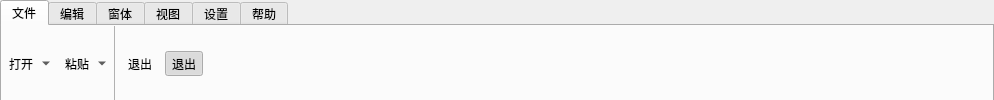
<?xml version="1.0" encoding="UTF-8"?>
<ui version="4.0">
 <class>QRibbon</class>
 <widget class="QMenuBar" name="QRibbon">
  <property name="geometry">
   <rect>
    <x>0</x>
    <y>0</y>
    <width>994</width>
    <height>100</height>
   </rect>
  </property>
  <property name="minimumSize">
   <size>
    <width>0</width>
    <height>100</height>
   </size>
  </property>
  <property name="maximumSize">
   <size>
    <width>16777215</width>
    <height>16777215</height>
   </size>
  </property>
  <property name="windowTitle">
   <string>Form</string>
  </property>
  <property name="windowOpacity">
   <double>1.000000000000000</double>
  </property>
  <property name="layoutDirection">
   <enum>Qt::LeftToRight</enum>
  </property>
  <property name="autoFillBackground">
   <bool>false</bool>
  </property>
  <property name="styleSheet">
   <string notr="true"/>
  </property>
  <property name="defaultUp">
   <bool>false</bool>
  </property>
  <property name="nativeMenuBar">
   <bool>false</bool>
  </property>
  <layout class="QHBoxLayout" name="horizontalLayout_3">
   <property name="leftMargin">
    <number>0</number>
   </property>
   <property name="topMargin">
    <number>0</number>
   </property>
   <property name="rightMargin">
    <number>0</number>
   </property>
   <property name="bottomMargin">
    <number>0</number>
   </property>
   <item>
    <widget class="QWidget" name="widgetContainer" native="true">
     <property name="enabled">
      <bool>true</bool>
     </property>
     <property name="minimumSize">
      <size>
       <width>0</width>
       <height>103</height>
      </size>
     </property>
     <property name="maximumSize">
      <size>
       <width>16777215</width>
       <height>16777215</height>
      </size>
     </property>
     <property name="autoFillBackground">
      <bool>false</bool>
     </property>
     <property name="styleSheet">
      <string notr="true">QProgressIndicator {
  qproperty-color: rgb(2, 65, 132);
}


QToolTip {
  border: 1px solid rgb(255,255,255);
  background: white;
  color: rgb(51, 51, 51);
}

/**********菜单栏**********/
QMenuBar {
  background: rgb(255,255,255);
  border: 1px solid rgb(255,255,255);
  border-left: none;
  border-right: none;
}

QMenuBar::item {
  border: 1px solid transparent;
  padding: 5px 10px 5px 10px;
  background: transparent;
}

QMenuBar::item:enabled {
  color: rgb(2, 65, 132);
}

QMenuBar::item:!enabled {
  color: rgb(155, 155, 155);
}

QMenuBar::item:enabled:selected {
  border-top-color: rgb(255,255,255);
  border-bottom-color: rgb(255,255,255);
  background: rgb(255,255,255);
}

/**********菜单**********/
QMenu {
  border: 1px solid rgb(255,255,255);
  background: rgb(255,255,255);
}

QMenu::item:enabled {
  color: rgb(84, 84, 84);
}

QMenu::item:!enabled {
  color: rgb(155, 155, 155);
}

QMenu::item:enabled:selected {
  color: rgb(2, 65, 132);
  background: rgba(255, 255, 255, 200);
}

QMenu::separator {
  height: 1px;
  background: rgb(255,255,255);
}

/**********状态栏**********/
QStatusBar {
  background: rgb(255,255,255);
  border: 1px solid rgb(255,255,255);
  border-left: none;
  border-right: none;
  border-bottom: none;
}

QStatusBar::item {
  border: none;
  border-right: 1px solid rgb(255,255,255);
}

/**********分组框**********/
QGroupBox {
  font-size: 15px;
  border: 1px solid rgb(43,87,154);
  border-radius: 4px;
  margin-top: 14px;
}

QGroupBox::title {
  color: rgb(56, 99, 154);
  top: -12px;
  left: 10px;
}

QHeaderView {
  border: none;
  border-bottom: 2px solid rgb(43,87,154);
  background: transparent;
  min-height: 30px;
}

QHeaderView::section:horizontal {
  border: none;
  color: rgb(2, 65, 132);
  background: transparent;
  padding-left: 5px;
}

QHeaderView::section:horizontal:hover {
  color: white;
  background: rgb(0, 78, 161);
}

QHeaderView::section:horizontal:pressed {
  color: white;
  background: rgb(6, 94, 187);
}

QHeaderView::section:!first {
  border-left: 1px solid rgba(0, 78, 161, 100);
}

QHeaderView::up-arrow {
  width: 13px;
  height: 11px;
  padding-right: 5px;
  image: url(:/White/topArrow);
  subcontrol-position: center right;
}

QHeaderView::up-arrow:hover,
QHeaderView::up-arrow:pressed {
  image: url(:/White/topArrowHover);
}

QHeaderView::down-arrow {
  width: 13px;
  height: 11px;
  padding-right: 5px;
  image: url(:/White/bottomArrow);
  subcontrol-position: center right;
}

QHeaderView::down-arrow:hover,
QHeaderView::down-arrow:pressed {
  image: url(:/White/bottomArrowHover);
}

QTableView {
  border: 1px solid rgb(43,87,154);
  background: rgb(255,255,255);
  gridline-color: lightgray;
}

QTableView::item {
  padding-left: 5px;
  padding-right: 5px;
  border: none;
  background: white;
  border-right: 1px solid rgb(255,255,255);
  border-bottom: 1px solid rgb(255,255,255);
}

QTableView::item:selected {
  color: rgba(0, 0, 0, 255);
  background: rgba(255, 255, 255, 100);
}

QTableView::item:selected:!active {
  color: rgb(65, 65, 65);
}

QTableView::indicator {
  width: 20px;
  height: 20px;
}

QTableView::indicator:enabled:unchecked {
  image: url(:/White/checkBox);
}

QTableView::indicator:enabled:unchecked:hover {
  image: url(:/White/checkBox);
}
/*QTableView::indicator:enabled:unchecked:pressed {
        image: url(:/White/checkBoxPressed);
}*/
QTableView::indicator:enabled:checked {
  image: url(:/White/checkBoxChecked);
}

QTableView::indicator:enabled:checked:hover {
  image: url(:/White/checkBoxChecked);
}

QTableView::indicator:enabled:checked:pressed {
  image: url(:/White/checkBoxCheckedPressed);
}

QTableView::indicator:enabled:indeterminate {
  image: url(:/White/checkBoxIndeterminate);
}

QTableView::indicator:enabled:indeterminate:hover {
  image: url(:/White/checkBoxIndeterminateHover);
}

QTableView::indicator:enabled:indeterminate:pressed {
  image: url(:/White/checkBoxIndeterminatePressed);
}

/**********滚动条-水平**********/
QScrollBar:horizontal {
  height: 20px;
  background: transparent;
  margin-top: 3px;
  margin-bottom: 3px;
}

QScrollBar::handle:horizontal {
  height: 20px;
  min-width: 30px;
  background: rgb(165, 195, 225);
  margin-left: 15px;
  margin-right: 15px;
}

QScrollBar::handle:horizontal:hover {
  background: rgb(165, 195, 225);
}

QScrollBar::sub-line:horizontal {
  width: 15px;
  background: transparent;
  image: url(:/White/arrowLeft);
  subcontrol-position: left;
}

QScrollBar::add-line:horizontal {
  width: 15px;
  background: transparent;
  image: url(:/White/arrowRight);
  subcontrol-position: right;
}

QScrollBar::sub-line:horizontal:hover {
  background: rgb(255,255,255);
}

QScrollBar::add-line:horizontal:hover {
  background: rgb(255,255,255);
}

QScrollBar::add-page:horizontal,
QScrollBar::sub-page:horizontal {
  background: transparent;
}

/**********滚动条-垂直**********/
QScrollBar:vertical {
  width: 20px;
  background: transparent;
  margin-left: 3px;
  margin-right: 3px;
}

QScrollBar::handle:vertical {
  width: 20px;
  min-height: 30px;
  background: rgb(165, 195, 225);
  margin-top: 15px;
  margin-bottom: 15px;
}

QScrollBar::handle:vertical:hover {
  background: rgb(165, 195, 225);
}

QScrollBar::sub-line:vertical {
  height: 15px;
  background: transparent;
  image: url(:/White/topArrow);
  subcontrol-position: top;
}

QScrollBar::add-line:vertical {
  height: 15px;
  background: transparent;
  image: url(:/White/bottomArrow);
  subcontrol-position: bottom;
}

QScrollBar::sub-line:vertical:hover {
  background: rgb(255,255,255);
}

QScrollBar::add-line:vertical:hover {
  background: rgb(255,255,255);
}

QScrollBar::add-page:vertical,
QScrollBar::sub-page:vertical {
  background: transparent;
}

QScrollBar#verticalScrollBar:vertical {
  margin-top: 30px;
}

/**********下拉列表**********/
QComboBox {
  height: 25px;
  border-radius: 4px;
  border: 1px solid rgb(43,87,154);
  background: transparent;
}

QComboBox:enabled {
  color: rgb(84, 84, 84);
}

QComboBox:!enabled {
  color: rgb(80, 80, 80);
}

QComboBox:enabled:hover,
QComboBox:enabled:focus {
  color: rgb(51, 51, 51);
}

QComboBox::drop-down {
  width: 20px;
  border: none;
  background: transparent;
}

QComboBox::drop-down:hover {
  background: rgba(255, 255, 255, 30);
}

QComboBox::down-arrow {
  width: 10px;
  height: 10px;
  image: url(:/White/arrowBottom);
}

QComboBox::down-arrow:on {
  /**top: 1px;**/
}

QComboBox QAbstractItemView {
  border: 1px solid rgb(255,255,255);
  background: white;
  outline: none;
}

QComboBox QAbstractItemView::item {
  height: 25px;
  color: rgb(73, 73, 73);
}

QComboBox QAbstractItemView::item:selected {
  background: rgb(255,255,255);
  color: rgb(2, 65, 132);
}

/**********进度条**********/
QProgressBar {
  border: none;
  text-align: center;
  color: white;
  background: rgb(173, 202, 232);
}

QProgressBar::chunk {
  background: rgb(16, 135, 209);
}

QProgressBar {
  border: none;
  text-align: center;
  color: white;
  background-color: transparent;
  background-image: url(&quot;:/White/progressBar&quot;);
  background-repeat: repeat-x;
}

QProgressBar::chunk {
  border: none;
  background-color: transparent;
  background-image: url(&quot;:/White/progressBarChunk&quot;);
  background-repeat: repeat-x;
}

/**********复选框**********/
QCheckBox {
  spacing: 5px;
}

QCheckBox:enabled:checked {
  color: rgb(2, 65, 132);
}

QCheckBox:enabled:!checked {
  color: rgb(70, 71, 73);
}

QCheckBox:enabled:hover {
  color: rgb(0, 78, 161);
}

QCheckBox:!enabled {
  color: rgb(80, 80, 80);
}

QCheckBox::indicator {
  width: 20px;
  height: 20px;
}

QCheckBox::indicator:unchecked {
  image: url(:/White/checkBox);
}

QCheckBox::indicator:unchecked:hover {
  image: url(:/White/checkBox);
}
/*QCheckBox::indicator:unchecked:pressed {
        image: url(:/White/checkBoxPressed);
}*/
QCheckBox::indicator:checked {
  image: url(:/White/checkBoxChecked);
}

QCheckBox::indicator:checked:hover {
  image: url(:/White/checkBoxChecked);
}
/*QCheckBox::indicator:checked:pressed {
        image: url(:/White/checkBoxCheckedPressed);
}
QCheckBox::indicator:indeterminate {
        image: url(:/White/checkBoxIndeterminate);
}*/
/*QCheckBox::indicator:indeterminate:hover {
        image: url(:/White/checkBoxIndeterminateHover);
}*/
/*QCheckBox::indicator:indeterminate:pressed {
        image: url(:/White/checkBoxIndeterminatePressed);
}*/

/**********单选框**********/
QRadioButton {
  spacing: 5px;
}

QRadioButton:enabled:checked {
  color: rgb(2, 65, 132);
}

QRadioButton:enabled:!checked {
  color: rgb(70, 71, 73);
}

QRadioButton:enabled:hover {
  color: rgb(0, 78, 161);
}

QRadioButton:!enabled {
  color: rgb(80, 80, 80);
}

QRadioButton::indicator {
  width: 20px;
  height: 20px;
}

QRadioButton::indicator:unchecked {
  image: url(:/White/radioButton);
}

QRadioButton::indicator:unchecked:hover {
  image: url(:/White/radioButton);
}

QRadioButton::indicator:unchecked:pressed {
  image: url(:/White/radioButton);
}

QRadioButton::indicator:checked {
  image: url(:/White/radioButtonChecked);
}

QRadioButton::indicator:checked:hover {
  image: url(:/White/radioButtonChecked);
}

QRadioButton::indicator:checked:pressed {
  image: url(:/White/radioButtonChecked);
}

/**********输入框**********/
QLineEdit {
  border-radius: 4px;
  height: 25px;
  border: 1px solid rgb(43,87,154);
  background: white;
}

QLineEdit:enabled {
  color: rgb(84, 84, 84);
}

QLineEdit:enabled:hover,
QLineEdit:enabled:focus {
  color: rgb(51, 51, 51);
}

QLineEdit:!enabled {
  color: rgb(80, 80, 80);
}

/**********文本编辑框**********/
QTextEdit {
  border: 1px solid rgb(43,87,154);
  color: rgb(70, 71, 73);
  background: rgb(255,255,255);
}

/**********滚动区域**********/
QScrollArea {
  border: 1px solid rgb(43,87,154);
  background: rgb(255,255,255);
}


/**********微调器**********/
QSpinBox,
QDoubleSpinBox {
  border-radius: 4px;
  min-height: 24px;
  min-width: 40px;
  border: 1px solid rgb(43,87,154);
  background: white;
}

QSpinBox:enabled,
QDoubleSpinBox:enabled {
  color: rgb(60, 60, 60);
}

QSpinBox:enabled:hover,
QSpinBox:enabled:focus {
  color: rgb(51, 51, 51);
}

QSpinBox:!enabled,
QDoubleSpinBox:!enabled {
  color: rgb(210, 210, 210);
  background: transparent;
}

QSpinBox::up-button,
QDoubleSpinBox::up-button {
  subcontrol-origin: border;
  subcontrol-position: top right; /* position at the top right corner */
  /* border-left: 1px solid rgb(255,255,255); */
  width: 18px;
  height: 12px;
  border-top-right-radius: 4px;
  image: url(:/White/topArrow);
}

QSpinBox::up-button:!enabled {
  background: transparent;
}

QSpinBox::up-button:enabled:hover {
  background: rgb(255, 255, 255, 30);
}

QSpinBox::down-button,
QDoubleSpinBox::down-button {
  /* border-left: 1px solid rgb(255,255,255); */
  width: 18px;
  height: 12px;
  border-bottom-right-radius: 4px;
  image: url(:/White/bottomArrow);
  subcontrol-origin: border;
  subcontrol-position: bottom right; /* position at bottom right corner */
}

QSpinBox::down-button:!enabled {
  background: transparent;
}

QSpinBox::down-button:hover {
  background: rgb(255, 255, 255, 30);
}


/**********按钮**********/
QToolButton#nsccButton {
  border: none;
  color: rgb(2, 65, 132);
  background: transparent;
  padding: 10px;
  qproperty-icon: url(:/White/nscc);
  qproperty-iconsize: 32px 32px;
  qproperty-toolbuttonstyle: ToolButtonTextUnderIcon;
}

QToolButton#nsccButton:hover {
  background: rgb(255,255,255);
}

QToolButton#transferButton {
  border: none;
  color: rgb(2, 65, 132);
  background: transparent;
  padding: 10px;
  qproperty-icon: url(:/White/transfer);
  qproperty-iconsize: 32px 32px;
  qproperty-toolbuttonstyle: ToolButtonTextUnderIcon;
}


/**********按钮**********/
QPushButton {
  border-radius: 4px;
  border: none;
  width: 75px;
  height: 25px;
}

QPushButton:enabled {
  background: rgb(120, 170, 220);
  color: white;
}

QPushButton:!enabled {
  background: rgb(180, 180, 180);
  color: white;
}

QPushButton:enabled:hover {
  background: rgb(100, 160, 220);
}

QPushButton:enabled:pressed {
  background: rgb(0, 78, 161);
}

/*****************标题栏按钮*******************/
QDockWidget {
  font-weight: bold;
  color: white;
}

/* 标题设置 */
QDockWidget::title {
  text-align: left;
  color: white;
  background: rgb(255,255,255);
  padding-left: 10px;
}

QSlider::groove {
  background: rgb(232, 241, 252);
  border: 1px solid #999999;
}

QSlider::add-page {
  background: rgb(232, 241, 252);
  border: 1px solid rgb(255,255,255);
}

QSlider::sub-page {
  background: rgba(111, 156, 207, 160);
}

QSlider::groove:horizontal {
  height: 3px; /* the groove expands to the size of the slider by default. by giving it a height, it has a fixed size */
  margin: 1px 0;
}

QSlider::groove:vertical {
  width: 6px; /* the groove expands to the size of the slider by default. by giving it a height, it has a fixed size */
  margin: 0 1px;
}

QSlider::handle {
  background: rgb(255,255,255);
  border: 1px solid rgb(255,255,255);
  border-radius: 3px;
}

QSlider::handle:horizontal {
  width: 8px;
  margin: -6px 0; /* handle is placed by default on the contents rect of the groove. Expand outside the groove */
}

QSlider::handle:vertical {
  height: 8px;
  margin: 0 -6px; /* expand outside the groove */
}

QToolBox:tab {
  color: #eee;
  background: rgb(255,255,255);
  border: 1px solid rgb(255,255,255);
}

QToolBox:tab:selected {
  font-weight: bold;
  background: rgb(60, 110, 150);
  color: white;
  font-weight: bold;
}

QToolBox QWidget {
  margin: 0;
  padding: 0;
  border: 0px solid rgb(255,255,255);
}

/* * {
  qproperty-normalColor: rgb(65, 65, 65);
  qproperty-disableColor: rgb(180, 180, 180);
  qproperty-highlightColor: rgb(0, 160, 230);
  qproperty-errorColor: red;
} */


QTreeView {
  show-decoration-selected: 0;
  border: 1px solid rgb(43,87,154);
  background: rgb(255,255,255);
}

QTreeView QHeaderView:section {
  height: 36px;
}

QTreeView::indicator:checked {
  image: url(:/Resource/icon/eye.png);
}

QTreeView::indicator:unchecked {
  image: url(:/Resource/icon/eyeClosed.png);
}

QTreeView::indicator:indeterminate {
  image: url(:/Resource/icon/eyeClosed.png);
}

/*
QTreeView::item,QTreeWidget::item {
    height: 25px;
    color: #eee;
    border: none;
    background-color: rgba(100,100,100,0);
}

QTreeView::item:hover, QTreeView::branch:hover,
QTreeWidget::item:hover, QTreeWidget::branch:hover { 
    background-color: rgba(100, 100, 100, 40);
}

QTreeView::item:selected { 
    background-color: rgba(200, 200, 200, 50);
    font-weight:bold;
}*/

QTreeView::branch,
QTreeWidget::branch {
    background: transparent;
}

QTreeView::branch:has-siblings:!adjoins-item,
QTreeWidget::branch:has-siblings:!adjoins-item {
    border-image: url(:/Resource/icon/vline.png) 0;
}

QTreeView::branch:has-siblings:adjoins-item,
QTreeWidget::branch:has-siblings:adjoins-item {
    border-image: url(:/Resource/icon/branch-more.png) 0;
    
}

QTreeView::branch:!has-children:!has-siblings:adjoins-item,
QTreeWidget::branch:!has-children:!has-siblings:adjoins-item{
    border-image: url(:/Resource/icon/branch-end.png) 0;
}

QTreeView::branch:has-children:!has-siblings:closed,
QTreeView::branch:closed:has-children:has-siblings,
QTreeWidget::branch:has-children:!has-siblings:closed,
QTreeWidget::branch:closed:has-children:has-siblings 
{
    border-image: none;
    image: url(:/Resource/icon/branch-closed.png);
}

QTreeView::branch:open:has-children:!has-siblings,
QTreeView::branch:open:has-children:has-siblings,
QTreeWidget::branch:open:has-children:!has-siblings,
QTreeWidget::branch:open:has-children:has-siblings  {
   border-image: none;
   image: url(:/Resource/icon/branch-open.png);
}


/*去除焦点虚线框*/
QWidget:focus
{
    outline: none;
}


QListView {
  show-decoration-selected: 0;
  border: 1px solid rgb(43,87,154);
  background: rgb(255,255,255);
}







/*///////////////////////////////////////////////////*/



  QMainWindow::separator {
      background:rgb(224,224,224);
      width: 1px; /* when vertical */
      height: 1px; /* when horizontal */
  }

  QMainWindow::separator:hover {
      border-color:rgb(43,87,154);
      color:rgb(43,87,154);


  }


QWidget#widgetContainer,QWidget#widgetContainer &gt; *{

	background:rgb(33,115,70);
	background:rgb(183,71,42);
	background:rgb(43,87,154);
	color:#fff;
	font-family:'simhei';
	font-size:11pt;
}

QTabBar{
	background:rgb(43,87,154);
}


QTabBar::tab {
      background:rgb(43,87,154);
      min-width: 12ex;
      padding: 2px;
	  height:24px;
	  padding:2px 12px;
	  color:#fff;
  }

QTabBar::tab:selected {
      background: rgb(243,243,243);
	  color: rgb(10, 10, 10);
color: rgb(10, 10, 10);
color: rgb(43,87,154);

  }

QTabBar::tab:hover:!selected {
     background:rgba(0,0,0,40);
  }



QTabBar::tab:selected {
      border-color: #9B9B9B;
      border-bottom-color: #C2C7CB; /* same as pane color */
  }

QTabBar::tab:!selected {
      margin-top: 0px; /* make non-selected tabs look smaller */
  }




QDockWidget {
     border: 1px solid rgb(255,0,255);
	 margin:0px;
	 color:rgb(240,240,240);
     background: #fff;
	color:rgb(10,10,10);
color:#eee;
	titlebar-close-icon: url(:/Resources/icon/dockwidget-close.png);
     titlebar-normal-icon: url(:/Resources/icon/dockwidget-float.png);
 }

 QDockWidget::title {
     text-align: left; /* align the text to the left */
     background: rgb(230,230,230);
    background:rgb(43,87,154);
	 padding:6px 4px;
	 font-size:30pt;


 }

 QDockWidget::close-button, QDockWidget::float-button {
     border: 1px solid transparent;
     width: 24px;
	 height:24px;
 }

QDockWidget::close-button:hover, QDockWidget::float-button:hover {
      background: rgb(177,177,177);
	background:rgba(0,0,0,40);
}

QDockWidget::close-button:pressed, QDockWidget::float-button:pressed {
     padding: 1px -1px -1px 1px;
background:rgba(0,0,0,80);
 }

 QDockWidget::close-button {
      subcontrol-position: top right;
      subcontrol-origin: margin;
	top:-1px;
	right:4px;
      position: absolute;
  }

 QDockWidget::float-button {
      subcontrol-position: top right;
      subcontrol-origin: margin;
	top:-1px;
      position: absolute;
	right:26px;
  }


QMainWindow QWidget#centralwidget{
	background:white;
}



/*Qmenu Style Sheets*/
QMenu {
    background-color: rgb(243,243,243); /* sets background of the menu 设置整个菜单区域的背景色，我用的是白色：white*/
    border: 1px solid rgb(226,241,250);/*整个菜单区域的边框粗细、样式、颜色*/

}
 
QMenu::item {
    /* sets background of menu item. set this to something non-transparent
        if you want menu color and menu item color to be different */
    background-color: transparent;
    padding:3px 25px;/*设置菜单项文字上下和左右的内边距，效果就是菜单中的条目左右上下有了间隔*/
    margin:0px 2px;/*设置菜单项的外边距*/
    /*border-bottom:1px solid #DBDBDB;为菜单项之间添加横线间隔*/
	color:rgb(10,10,10);
	font-weight:bold;
}
 
QMenu::item:selected { /* when user selects item using mouse or keyboard */
    background-color: rgb(177,177,177);/*这一句是设置菜单项鼠标经过选中的样式*/
color:rgb(10,10,10);
}


QWidget#widgetContainer{
	margin:0;
	padding:0;
}


/*
QTabWidget:pane,QWidget#widgetMenuBar{
	border-bottom:1px solid rgb(224,224,224);
}
*/


QWidget#widgetBottomBar{
border-bottom:1px solid blue;
	background:blue;
	
}



QTabWidget .QWidget{ 

background: rgb(243,243,243);

}

QToolTip{
	color:black;
}

 QTabWidget#tabWidgetMenuBar::pane { /* The tab widget frame */
      border-top: 0px solid #eee;
border-width:0;
	 background: rgb(243,243,243);
	padding:1px 1px;
  }

  QTabWidget#tabWidgetMenuBar::tab-bar {
      left: 2px; /* move to the right by 5px */
	/*height:32px;*/
border-width:0;

  }

/*QTabWidget#tabWidgetMenuBar QTabBar {
      background: rgb(255,0,0);
  }*/

  /* Style the tab using the tab sub-control. Note that
      it reads QTabBar _not_ QTabWidget */
  QTabWidget#tabWidgetMenuBar QTabBar::tab {
      background: transparent;
      min-width: 12ex;
      padding: 2px;
	  height:30px;
	  padding:2px 12px;
	  color:#fff;
border-width:0;
  }

  QTabWidget#tabWidgetMenuBar QTabBar::tab:selected {
      background: rgb(243,243,243);
	  color: rgb(10, 10, 10);
color: rgb(10, 10, 10);
color: rgb(183,71,42);
	color:rgb(43,87,154);
  }

QTabWidget#tabWidgetMenuBar QTabBar::tab:hover:!selected {
     background:rgba(0,0,0,40);
  }



 QTabWidget#tabWidgetMenuBar QTabBar::tab:selected {
      border-color: #9B9B9B;
      border-bottom-color: #C2C7CB; /* same as pane color */
  }

  QTabWidget#tabWidgetMenuBar QTabBar::tab:!selected {
      margin-top: 0px; /* make non-selected tabs look smaller */
  }


QWidget#widgetContent{
	background:white;
}

QToolButton{
	background:transparent;
	border:0px solid gray;
	color: rgb(10, 10, 10);
	margin:0;
}

QToolButton{
	padding-bottom:10px;
}

QToolButton:hover,QToolButton:checked{
	border:1px solid rgba(100,100,100,100);
	border-radius:2px;
	background:rgb(198,198,198);
}

QToolButton::menu-button {
    
      /* 16px width + 4px for border = 20px allocated above */
      width: 16px;
	subcontrol-origin:margin;
subcontrol-position: bottom center;
	bottom:0px;
	left:0px;
	height:10px;
	width:100%
 }



QMenu {

    border: 1px solid rgb(226,241,250);
}
 
QMenu::item {
    background-color: transparent;
    padding:3px 25px;
    margin:0px 2px;
	color:rgb(240,240,240);
	font-weight:bold;
}
QMenu::item:selected { 
    background-color: #999999;
}


QPushButton,QPushButton#pushButtonStyle,QPushButton#pushButtonMinimizeTab,QPushButton#pushButtonMaxTab,QPushButton#pushButtonClose,QPushButton#pushButtonFullScreen,QPushButton#pushButtonMinimum{
	background:transparent;
	font-weight:bold;
	margin:0px;
	border:0px solid #fff;
	outline:none;
}

QPushButton:hover,QPushButton#pushButtonFullScreen:hover,QPushButton#pushButtonMinimum:hover,QPushButton#pushButtonMaxTab:hover{
	background:rgba(0,0,0,40);
}

QPushButton:pressed,QPushButton#pushButtonFullScreen:pressed,QPushButton#pushButtonMinimum:pressed,QPushButton#pushButtonMaxTab:pressed{
	background:rgba(0,0,0,80);
	padding-top:3px;
}

QPushButton#pushButtonClose:hover{
	background:rgba(232,17,35,255);
}

QPushButton#pushButtonClose:pressed{
	background:rgba(232,17,35,200);
}

QPushButton#pushButtonMinimizeTab,QPushButton#pushButtonMaxTab{
	color: rgb(112, 112, 112);
}

QPushButton#pushButtonMinimizeTab:hover,QPushButton#pushButtonMaxTab:hover{
	background:rgb(177,177,177);
}


 QPushButton::menu-indicator {
      image: none;
      subcontrol-origin: padding;
      subcontrol-position: bottom right;
  }</string>
     </property>
     <layout class="QVBoxLayout" name="verticalLayout" stretch="0">
      <property name="spacing">
       <number>0</number>
      </property>
      <property name="leftMargin">
       <number>0</number>
      </property>
      <property name="topMargin">
       <number>0</number>
      </property>
      <property name="rightMargin">
       <number>0</number>
      </property>
      <property name="bottomMargin">
       <number>0</number>
      </property>
      <item>
       <layout class="QGridLayout" name="gridLayout">
        <property name="spacing">
         <number>0</number>
        </property>
        <item row="0" column="0" rowspan="2">
         <widget class="QTabWidget" name="tabWidgetMenuBar">
          <property name="minimumSize">
           <size>
            <width>0</width>
            <height>34</height>
           </size>
          </property>
          <property name="maximumSize">
           <size>
            <width>16777215</width>
            <height>6666</height>
           </size>
          </property>
          <property name="styleSheet">
           <string notr="true"/>
          </property>
          <property name="currentIndex">
           <number>0</number>
          </property>
          <property name="elideMode">
           <enum>Qt::ElideNone</enum>
          </property>
          <property name="tabBarAutoHide">
           <bool>true</bool>
          </property>
          <widget class="QWidget" name="tab">
           <attribute name="title">
            <string>文件</string>
           </attribute>
           <layout class="QHBoxLayout" name="horizontalLayout">
            <property name="leftMargin">
             <number>0</number>
            </property>
            <property name="topMargin">
             <number>0</number>
            </property>
            <property name="rightMargin">
             <number>0</number>
            </property>
            <property name="bottomMargin">
             <number>0</number>
            </property>
            <item>
             <widget class="QToolButton" name="toolButton_4">
              <property name="styleSheet">
               <string notr="true"/>
              </property>
              <property name="text">
               <string>打开</string>
              </property>
              <property name="icon">
               <iconset>
                <normaloff>../../../../workspace/UMVision/UMVision/icon/folder-open.png</normaloff>../../../../workspace/UMVision/UMVision/icon/folder-open.png</iconset>
              </property>
              <property name="iconSize">
               <size>
                <width>32</width>
                <height>32</height>
               </size>
              </property>
              <property name="popupMode">
               <enum>QToolButton::MenuButtonPopup</enum>
              </property>
              <property name="toolButtonStyle">
               <enum>Qt::ToolButtonTextUnderIcon</enum>
              </property>
              <property name="autoRaise">
               <bool>true</bool>
              </property>
              <property name="arrowType">
               <enum>Qt::NoArrow</enum>
              </property>
             </widget>
            </item>
            <item>
             <widget class="QToolButton" name="toolButton_5">
              <property name="styleSheet">
               <string notr="true"/>
              </property>
              <property name="text">
               <string>粘贴</string>
              </property>
              <property name="icon">
               <iconset>
                <normaloff>../../../../workspace/UMVision/UMVision/icon/paste.png</normaloff>../../../../workspace/UMVision/UMVision/icon/paste.png</iconset>
              </property>
              <property name="iconSize">
               <size>
                <width>32</width>
                <height>32</height>
               </size>
              </property>
              <property name="popupMode">
               <enum>QToolButton::MenuButtonPopup</enum>
              </property>
              <property name="toolButtonStyle">
               <enum>Qt::ToolButtonTextUnderIcon</enum>
              </property>
              <property name="autoRaise">
               <bool>true</bool>
              </property>
              <property name="arrowType">
               <enum>Qt::NoArrow</enum>
              </property>
             </widget>
            </item>
            <item>
             <widget class="Line" name="line">
              <property name="minimumSize">
               <size>
                <width>1</width>
                <height>0</height>
               </size>
              </property>
              <property name="maximumSize">
               <size>
                <width>1</width>
                <height>16777215</height>
               </size>
              </property>
              <property name="styleSheet">
               <string notr="true">border-color:rgb(177,177,177);
background-color:rgb(177,177,177);
color:rgb(177,177,177);
width:2px;</string>
              </property>
              <property name="frameShadow">
               <enum>QFrame::Plain</enum>
              </property>
              <property name="orientation">
               <enum>Qt::Vertical</enum>
              </property>
             </widget>
            </item>
            <item>
             <widget class="QToolButton" name="toolButton_6">
              <property name="styleSheet">
               <string notr="true"/>
              </property>
              <property name="text">
               <string>退出</string>
              </property>
              <property name="icon">
               <iconset>
                <normaloff>../../../../workspace/UMVision/UMVision/icon/close.png</normaloff>../../../../workspace/UMVision/UMVision/icon/close.png</iconset>
              </property>
              <property name="iconSize">
               <size>
                <width>32</width>
                <height>32</height>
               </size>
              </property>
              <property name="popupMode">
               <enum>QToolButton::DelayedPopup</enum>
              </property>
              <property name="toolButtonStyle">
               <enum>Qt::ToolButtonTextUnderIcon</enum>
              </property>
              <property name="autoRaise">
               <bool>true</bool>
              </property>
              <property name="arrowType">
               <enum>Qt::NoArrow</enum>
              </property>
             </widget>
            </item>
            <item>
             <widget class="QToolButton" name="toolButton_7">
              <property name="styleSheet">
               <string notr="true"/>
              </property>
              <property name="text">
               <string>退出</string>
              </property>
              <property name="icon">
               <iconset>
                <normaloff>../../../../workspace/UMVision/UMVision/icon/close.png</normaloff>../../../../workspace/UMVision/UMVision/icon/close.png</iconset>
              </property>
              <property name="iconSize">
               <size>
                <width>32</width>
                <height>32</height>
               </size>
              </property>
              <property name="checkable">
               <bool>true</bool>
              </property>
              <property name="checked">
               <bool>true</bool>
              </property>
              <property name="popupMode">
               <enum>QToolButton::DelayedPopup</enum>
              </property>
              <property name="toolButtonStyle">
               <enum>Qt::ToolButtonTextUnderIcon</enum>
              </property>
              <property name="autoRaise">
               <bool>true</bool>
              </property>
              <property name="arrowType">
               <enum>Qt::NoArrow</enum>
              </property>
             </widget>
            </item>
            <item>
             <spacer name="horizontalSpacer">
              <property name="orientation">
               <enum>Qt::Horizontal</enum>
              </property>
              <property name="sizeHint" stdset="0">
               <size>
                <width>903</width>
                <height>20</height>
               </size>
              </property>
             </spacer>
            </item>
           </layout>
          </widget>
          <widget class="QWidget" name="tab_2">
           <attribute name="title">
            <string>编辑</string>
           </attribute>
          </widget>
          <widget class="QWidget" name="tab_3">
           <attribute name="title">
            <string>窗体</string>
           </attribute>
          </widget>
          <widget class="QWidget" name="tab_4">
           <attribute name="title">
            <string>视图</string>
           </attribute>
          </widget>
          <widget class="QWidget" name="tab_5">
           <attribute name="title">
            <string>设置</string>
           </attribute>
          </widget>
          <widget class="QWidget" name="tab_6">
           <attribute name="title">
            <string>帮助</string>
           </attribute>
          </widget>
         </widget>
        </item>
       </layout>
      </item>
     </layout>
    </widget>
   </item>
  </layout>
 </widget>
 <resources/>
 <connections/>
 <slots>
  <signal>vgminimazed()</signal>
  <signal>vgclose()</signal>
 </slots>
</ui>
